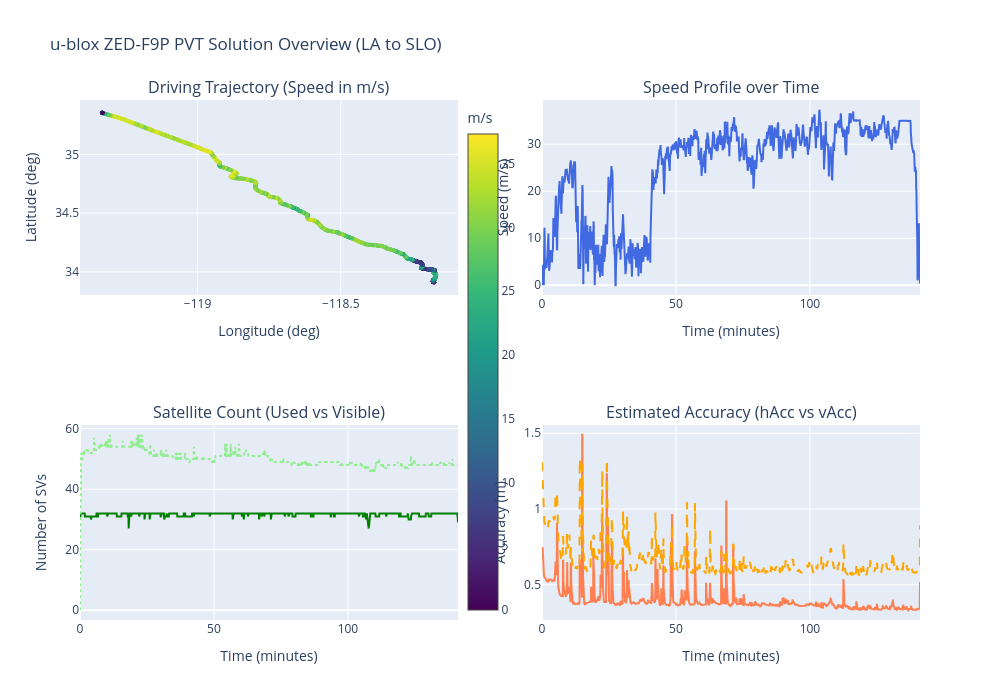

The notebook cell this image was saved under:
### Code cell
# Downsample for responsive interactive rendering
sub = df_track.iloc[::5].copy()  # 1 point every 5 seconds (~1,700 points)

fig = make_subplots(
    rows=2, cols=2,
    subplot_titles=("Driving Trajectory (Speed in m/s)", "Speed Profile over Time",
                    "Satellite Count (Used vs Visible)", "Estimated Accuracy (hAcc vs vAcc)"),
    specs=[[{"type": "scatter"}, {"type": "scatter"}],
           [{"type": "scatter"}, {"type": "scatter"}]]
)

# 1. Trajectory
fig.add_trace(
    go.Scatter(x=sub["lon"], y=sub["lat"], mode="markers",
               marker=dict(size=4, color=sub["gSpeed_ms"], colorscale="Viridis", showscale=True, colorbar=dict(title="m/s", x=0.45)),
               name="Trajectory"),
    row=1, col=1
)
fig.update_xaxes(title_text="Longitude (deg)", row=1, col=1)
fig.update_yaxes(title_text="Latitude (deg)", row=1, col=1)

# 2. Speed
time_sec = np.arange(len(sub)) * 5.0 / 60.0  # in minutes
fig.add_trace(go.Scatter(x=time_sec, y=sub["gSpeed_ms"], mode="lines", name="Speed (m/s)", line=dict(color="royalblue")),
              row=1, col=2)
fig.update_xaxes(title_text="Time (minutes)", row=1, col=2)
fig.update_yaxes(title_text="Speed (m/s)", row=1, col=2)

# 3. Satellites
fig.add_trace(go.Scatter(x=time_sec, y=sub["numSV"], mode="lines", name="Sats Used", line=dict(color="green")),
              row=2, col=1)
fig.add_trace(go.Scatter(x=time_sec, y=sub["sats_visible"], mode="lines", name="Sats Visible", line=dict(color="lightgreen", dash="dot")),
              row=2, col=1)
fig.update_xaxes(title_text="Time (minutes)", row=2, col=1)
fig.update_yaxes(title_text="Number of SVs", row=2, col=1)

# 4. Accuracy
fig.add_trace(go.Scatter(x=time_sec, y=sub["hAcc_m"], mode="lines", name="hAcc (m)", line=dict(color="coral")),
              row=2, col=2)
fig.add_trace(go.Scatter(x=time_sec, y=sub["vAcc_m"], mode="lines", name="vAcc (m)", line=dict(color="orange", dash="dash")),
              row=2, col=2)
fig.update_xaxes(title_text="Time (minutes)", row=2, col=2)
fig.update_yaxes(title_text="Accuracy (m)", row=2, col=2)

fig.update_layout(height=700, width=1000, title_text="u-blox ZED-F9P PVT Solution Overview (LA to SLO)", showlegend=False)
fig.show()

### Figure 1 — Plotly figure (JSON) as saved in the notebook; plotly's stock layout.template omitted (floating-point values rounded to 4 significant figures; data arrays with more than 128 entries replaced by an {"elided": "..."} marker saying what was removed)
{"data": [{"marker": {"color": {"elided": "1694 float values"}, "colorbar": {"title": {"text": "m/s"}, "x": 0.45}, "colorscale": [[0.0, "#440154"], [0.1111, "#482878"], [0.2222, "#3e4989"], [0.3333, "#31688e"], [0.4444, "#26828e"], [0.5556, "#1f9e89"], [0.6667, "#35b779"], [0.7778, "#6ece58"], [0.8889, "#b5de2b"], [1.0, "#fde725"]], "showscale": true, "size": 4}, "mode": "markers", "name": "Trajectory", "type": "scatter", "x": {"elided": "1694 float values"}, "xaxis": "x", "y": {"elided": "1694 float values"}, "yaxis": "y"}, {"line": {"color": "royalblue"}, "mode": "lines", "name": "Speed (m/s)", "type": "scatter", "x": {"elided": "1694 float values"}, "xaxis": "x2", "y": {"elided": "1694 float values"}, "yaxis": "y2"}, {"line": {"color": "green"}, "mode": "lines", "name": "Sats Used", "type": "scatter", "x": {"elided": "1694 float values"}, "xaxis": "x3", "y": {"elided": "1694 int values"}, "yaxis": "y3"}, {"line": {"color": "lightgreen", "dash": "dot"}, "mode": "lines", "name": "Sats Visible", "type": "scatter", "x": {"elided": "1694 float values"}, "xaxis": "x3", "y": {"elided": "1694 int values"}, "yaxis": "y3"}, {"line": {"color": "coral"}, "mode": "lines", "name": "hAcc (m)", "type": "scatter", "x": {"elided": "1694 float values"}, "xaxis": "x4", "y": {"elided": "1694 float values"}, "yaxis": "y4"}, {"line": {"color": "orange", "dash": "dash"}, "mode": "lines", "name": "vAcc (m)", "type": "scatter", "x": {"elided": "1694 float values"}, "xaxis": "x4", "y": {"elided": "1694 float values"}, "yaxis": "y4"}], "layout": {"annotations": [{"font": {"size": 16}, "showarrow": false, "text": "Driving Trajectory (Speed in m/s)", "x": 0.225, "xanchor": "center", "xref": "paper", "y": 1.0, "yanchor": "bottom", "yref": "paper"}, {"font": {"size": 16}, "showarrow": false, "text": "Speed Profile over Time", "x": 0.775, "xanchor": "center", "xref": "paper", "y": 1.0, "yanchor": "bottom", "yref": "paper"}, {"font": {"size": 16}, "showarrow": false, "text": "Satellite Count (Used vs Visible)", "x": 0.225, "xanchor": "center", "xref": "paper", "y": 0.375, "yanchor": "bottom", "yref": "paper"}, {"font": {"size": 16}, "showarrow": false, "text": "Estimated Accuracy (hAcc vs vAcc)", "x": 0.775, "xanchor": "center", "xref": "paper", "y": 0.375, "yanchor": "bottom", "yref": "paper"}], "height": 700, "showlegend": false, "title": {"text": "u-blox ZED-F9P PVT Solution Overview (LA to SLO)"}, "width": 1000, "xaxis": {"anchor": "y", "domain": [0.0, 0.45], "title": {"text": "Longitude (deg)"}}, "xaxis2": {"anchor": "y2", "domain": [0.55, 1.0], "title": {"text": "Time (minutes)"}}, "xaxis3": {"anchor": "y3", "domain": [0.0, 0.45], "title": {"text": "Time (minutes)"}}, "xaxis4": {"anchor": "y4", "domain": [0.55, 1.0], "title": {"text": "Time (minutes)"}}, "yaxis": {"anchor": "x", "domain": [0.625, 1.0], "title": {"text": "Latitude (deg)"}}, "yaxis2": {"anchor": "x2", "domain": [0.625, 1.0], "title": {"text": "Speed (m/s)"}}, "yaxis3": {"anchor": "x3", "domain": [0.0, 0.375], "title": {"text": "Number of SVs"}}, "yaxis4": {"anchor": "x4", "domain": [0.0, 0.375], "title": {"text": "Accuracy (m)"}}}}
